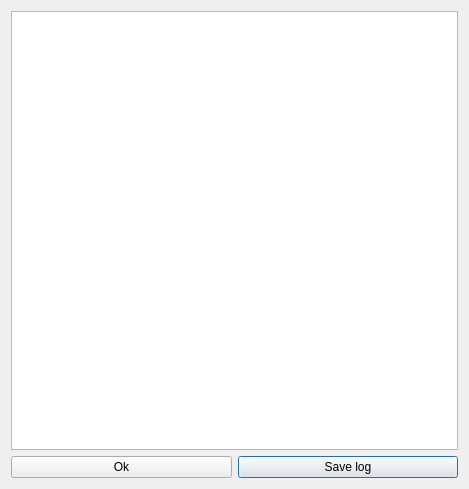
<?xml version="1.0" encoding="UTF-8"?>
<ui version="4.0">
 <class>qdLogger</class>
 <widget class="QDialog" name="qdLogger">
  <property name="geometry">
   <rect>
    <x>0</x>
    <y>0</y>
    <width>469</width>
    <height>489</height>
   </rect>
  </property>
  <property name="windowTitle">
   <string>Run TopIIVolMesh</string>
  </property>
  <layout class="QGridLayout" name="gridLayout">
   <item row="1" column="1">
    <widget class="QPushButton" name="qpbSave">
     <property name="text">
      <string>Save log</string>
     </property>
    </widget>
   </item>
   <item row="0" column="0" colspan="2">
    <widget class="QTextBrowser" name="qtbLogWindow"/>
   </item>
   <item row="1" column="0">
    <widget class="QPushButton" name="qpbOK">
     <property name="text">
      <string>Ok</string>
     </property>
    </widget>
   </item>
  </layout>
 </widget>
 <resources/>
 <connections/>
</ui>
